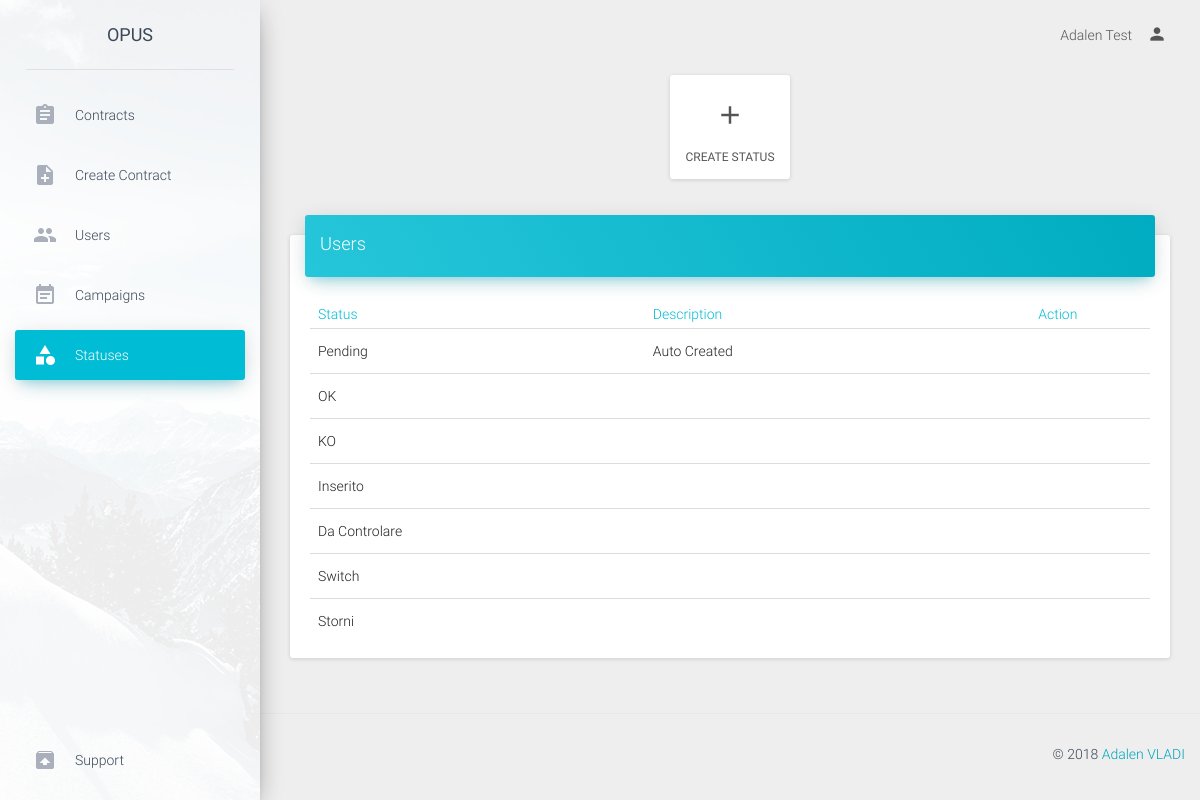
The page /admin/statuses (signed in) on the database its author committed.
### tables this page shows
CREATE TABLE `status` (
  `status_id` int(11) NOT NULL,
  `status_name` varchar(50) NOT NULL,
  `status_description` text NOT NULL
);

### application/controller/admin.php (called while the page is built, shortened)
<?php
class admin extends Controller
{
    public function statuses(){
            $statuses=$this->model->getStatuses();
            require APP . 'view/admin/header.php';
            require APP . 'view/admin/statuses.php';
            require APP . 'view/admin/footer.php';
    }
}

### public/index.php (called while the page is built, shortened)
<?php
require APP . 'core/controller.php';
$app = new Application();

### application/core/controller.php (called while the page is built, shortened)
<?php
class Controller
{
    public $db = null;
    private function openDatabaseConnection()
    {
        $options = array(PDO::ATTR_DEFAULT_FETCH_MODE => PDO::FETCH_OBJ, PDO::ATTR_ERRMODE => PDO::ERRMODE_WARNING);
        $this->db = new PDO(DB_TYPE . ':host=' . DB_HOST . ';dbname=' . DB_NAME . ';charset=' . DB_CHARSET, DB_USER, DB_PASS, $options);
    }
    public function loadModel()
    {
        if (isset($_SESSION['role'])) {
            switch ($_SESSION['role']) {
                case 'admin':
                    require APP . 'model/admin.php';
                    break;
            }
        }else{
            require APP . 'model/model.php';
        }
        $this->model = new Model($this->db);
    }
}

### application/model/admin.php (called while the page is built, shortened)
<?php
class Model
{
    function __construct($db)
    {
        try {
            $this->db = $db;
        } catch (PDOException $e) {
            exit('Database connection could not be established.');
        }
    }
    public function getStatuses(){
        $sql='SELECT * FROM status';
        $query = $this->db->prepare($sql);
        $query->execute();
        return $query->fetchAll();
    }
}

### application/view/admin/statuses.php (the view, shortened to what this page needs)
<div class="content" style="margin-top: 20px;">
    <div class="container-fluid">
        <div class="row">
            <div class="col-md-3 ml-auto mr-auto text-center"></div>
            <div class="col-md-6 ml-auto mr-auto text-center">
                <ul style="max-width: fit-content;" class="max-width: fit-content; card nav nav-pills nav-pills-warning nav-pills-icons justify-content-center" role="tablist">
                    <li class="nav-item">
                          <a class="nav-link" href="createStatus" role="tablist">
                              <i class="material-icons">add</i>
                              Create Status
                          </a>
                    </li>
                </ul>
            </div>
            <div class="col-md-3 ml-auto mr-auto text-center"></div>
        </div>
        <div class="row">
            <div class="col-md-12">
                <div class="card">
                    <div class="card-header" data-background-color="blue">
                        <h4 class="title">Users</h4>
                    </div>
                    <div class="card-content table-responsive">
                        <table class="table">
                            <thead class="text-info">
                                <th>Status</th>
                                <th>Description</th>
                                <th><center>Action</center></th>
                            </thead>
                            <tbody>
                                <?php
                                    $output='';
                                    foreach ($statuses as $status) {
                                        $output.='<tr>
                                                    <td>'.$status->status_name.'</td>
                                                    <td>'.$status->status_description.'</td>';
                                        if ($status->status_id>7) {
                                       		$output.='<td><center><a type="button" rel="tooltip" class="btn btn-info user_l" href="'.URL.$_SESSION['role'].'/editStatus/'.$status->status_id.'" ><i class="material-icons">edit</i></a></center></td></tr>';
                                        }else $output.='<td></td></tr>';
                                    }
                                    echo $output;
                                 ?>
                            </tbody>
                        </table>
                    </div>
                </div>
            </div>
        </div>
    </div>
</div>

### rows shown on the page
status: status_name "Pending", status_description "Auto Created"
status: status_name "OK"
status: status_name "KO"
status: status_name "Inserito"
status: status_name "Da Controlare"
status: status_name "Switch"
status: status_name "Storni"

### other values the page prints
$_SESSION['full_name'] "Adalen Test"
